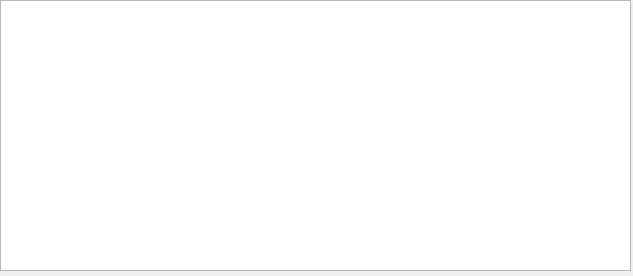
<?xml version="1.0" encoding="UTF-8"?>
<ui version="4.0">
 <class>ProcessorFeatures</class>
 <widget class="QMainWindow" name="ProcessorFeatures">
  <property name="geometry">
   <rect>
    <x>0</x>
    <y>0</y>
    <width>633</width>
    <height>276</height>
   </rect>
  </property>
  <property name="windowTitle">
   <string>ARM64 Processor Features</string>
  </property>
  <widget class="QWidget" name="centralwidget">
   <widget class="QTextEdit" name="txtArmIsaAnalysis">
    <property name="geometry">
     <rect>
      <x>0</x>
      <y>0</y>
      <width>631</width>
      <height>271</height>
     </rect>
    </property>
   </widget>
  </widget>
 </widget>
 <resources/>
 <connections/>
</ui>
